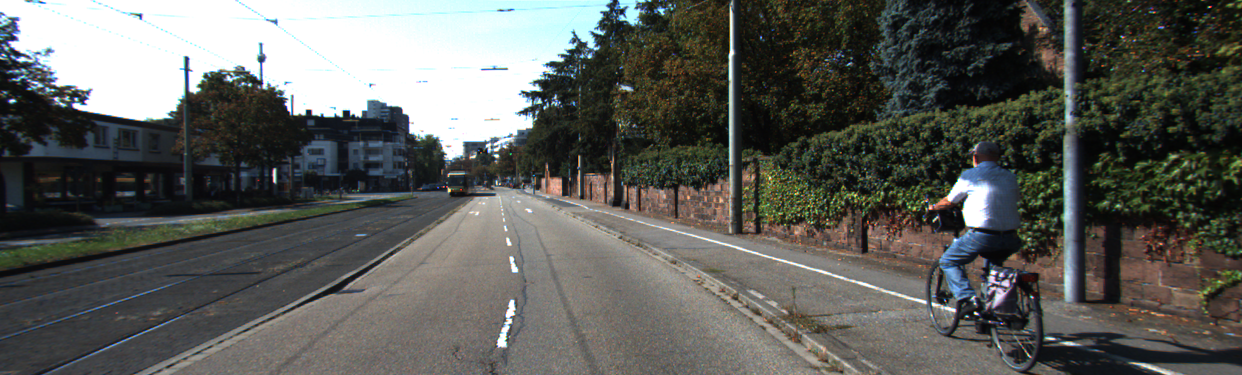
#> input picture src/um_000000.png, 1242 x 375 px, found by its file name
$ python preprocess.py   (Python 2 division)   (older library calls are emulated)
#> lines starting #> are read from the running program, lines starting #| are printed output that depends on the picture
"""
Writen by: Anson Liang
"""

from scipy import misc
import matplotlib.pyplot as plt
import scipy.io
import numpy as np
import cv
import matplotlib.cm as cm
import slic

def get_color_histogram(image,superpixels,index):
		indices = np.where(grid.ravel() == index)[0]
		r = np.bincount(im[:,:,0].ravel()[indices],minlength=256)
		g = np.bincount(im[:,:,1].ravel()[indices],minlength=256)
		b = np.bincount(im[:,:,2].ravel()[indices],minlength=256)

		histogram = (rhist0+bhist0+ghist0)/3
		return histogram

im = misc.imread('../data_road/training/image/um_000000.png',True)
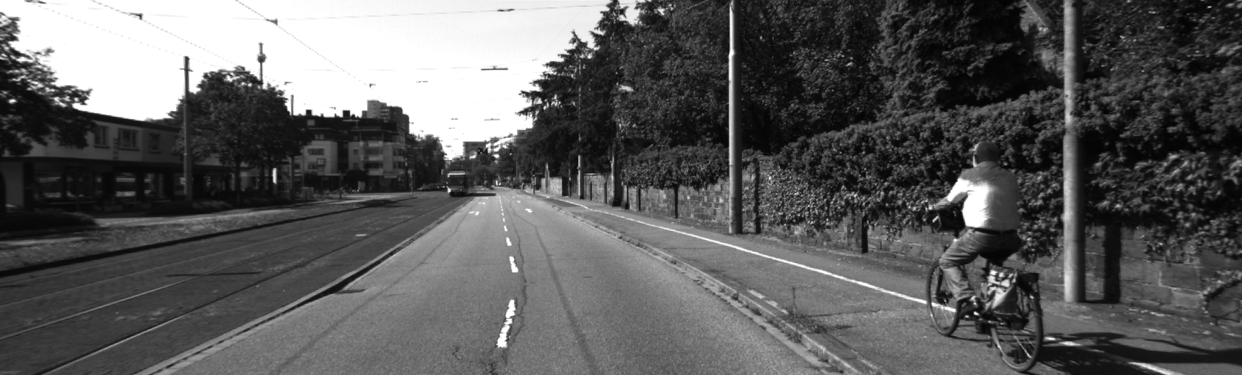
#> im: shape (375, 1242) float32; min 2.47, max 255, mean 92.9
target_im = misc.imread('../data_road/training/label/um_road_000000.png', True)
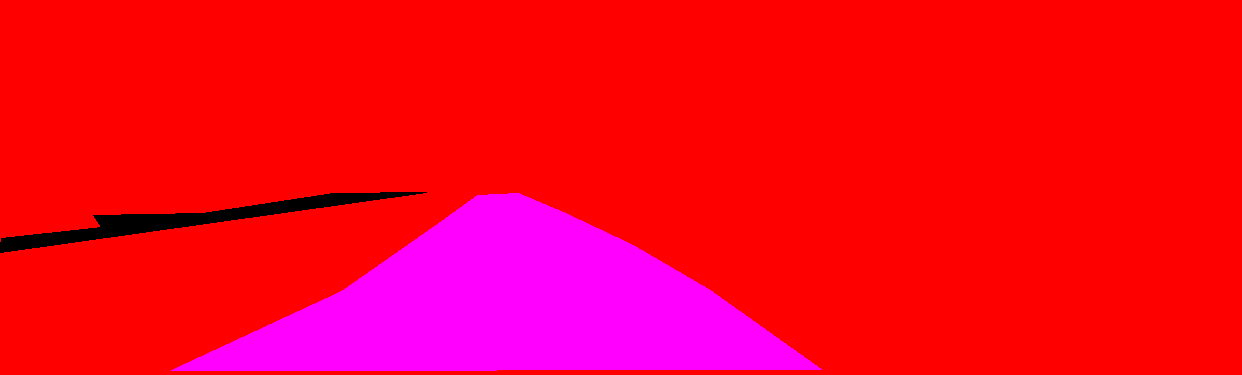
#> input picture data_road/training/gt_image_2/um_road_000000.png, 1242 x 375 px, found by its file name
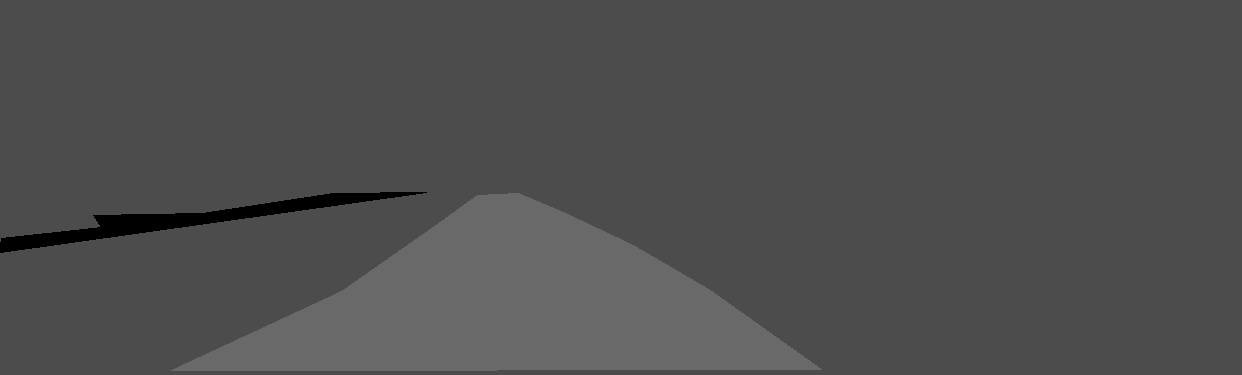
#> target_im: shape (375, 1242) float32; min 0, max 105.3, mean 79.2

#> (the run stopped early here; a loop or call above may not have finished)
